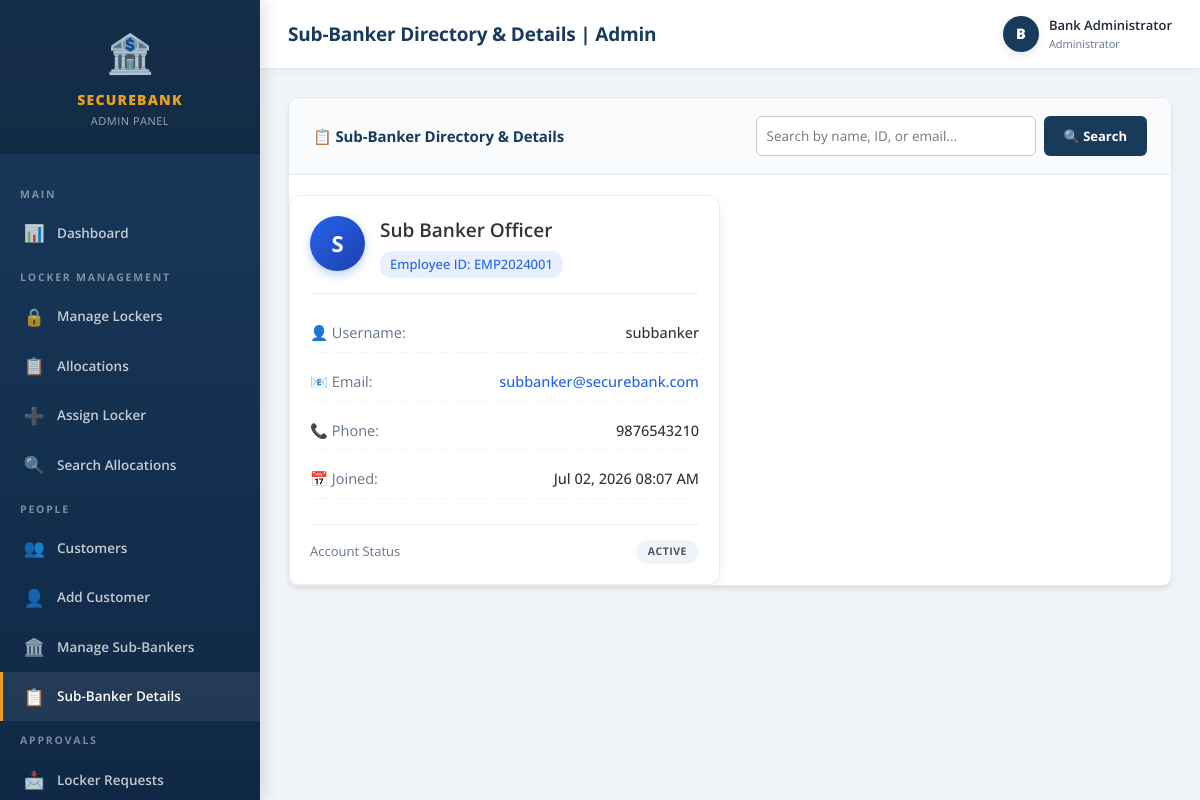
The app's page /admin/sub_banker_list.php (signed in) with its own data.
### tables this page shows
CREATE TABLE IF NOT EXISTS sub_banker (
    id INT AUTO_INCREMENT PRIMARY KEY,
    username VARCHAR(50) NOT NULL UNIQUE,
    password VARCHAR(255) NOT NULL,
    full_name VARCHAR(100) NOT NULL,
    employee_id VARCHAR(20) NOT NULL UNIQUE,
    email VARCHAR(100) NOT NULL UNIQUE,
    phone VARCHAR(15) NOT NULL,
    status ENUM('active', 'inactive') DEFAULT 'active',
    created_at TIMESTAMP DEFAULT CURRENT_TIMESTAMP
);

### admin/sub_banker_list.php (the view, shortened to what this page needs)
<?php
require_once '../includes/header_admin.php';
$conn = getDBConnection();
$search = trim($_GET['q'] ?? '');
$sql = "SELECT * FROM sub_banker";
$sql .= " ORDER BY created_at DESC";
$bankers = $conn->query($sql);
?>
<div class="card">
  <div class="card-header" style="display:flex;justify-content:space-between;align-items:center;flex-wrap:wrap;gap:15px;">
    <h3>📋 Sub-Banker Directory & Details</h3>
    <form method="GET" style="display:flex;gap:8px;">
      <input type="text" name="q" class="form-control" placeholder="Search by name, ID, or email..." value="<?= htmlspecialchars($search) ?>" style="width:280px; padding: 10px; border-radius: 6px; border: 1px solid #ccc;">
      <button type="submit" class="btn btn-primary" style="padding: 10px 20px;">🔍 Search</button>
    </form>
  </div>
  <div class="sb-grid">
    <?php if($bankers->num_rows > 0): ?>
        <?php while($sb = $bankers->fetch_assoc()): ?>
            <div class="sb-card">
                <div class="sb-card-header">
                    <div class="sb-avatar"><?= strtoupper(substr($sb['full_name'], 0, 1)) ?></div>
                    <div class="sb-info">
                        <h4 class="sb-name"><?= htmlspecialchars($sb['full_name']) ?></h4>
                        <div class="sb-id">Employee ID: <?= htmlspecialchars($sb['employee_id']) ?></div>
                    </div>
                </div>
                <div class="sb-detail-row">
                    <span class="sb-detail-label">👤 Username:</span>
                    <span class="sb-detail-val"><?= htmlspecialchars($sb['username']) ?></span>
                </div>
                <div class="sb-detail-row">
                    <span class="sb-detail-label">📧 Email:</span>
                    <span class="sb-detail-val"><a href="mailto:<?= htmlspecialchars($sb['email']) ?>"><?= htmlspecialchars($sb['email']) ?></a></span>
                </div>
                <div class="sb-detail-row">
                    <span class="sb-detail-label">📞 Phone:</span>
                    <span class="sb-detail-val"><?= htmlspecialchars($sb['phone']) ?></span>
                </div>
                <div class="sb-detail-row">
                    <span class="sb-detail-label">📅 Joined:</span>
                    <span class="sb-detail-val"><?= date('M d, Y h:i A', strtotime($sb['created_at'])) ?></span>
                </div>
                <div class="sb-status">
                    <span style="font-size:13px; color:#64748b;">Account Status</span>
                    <?= getStatusBadge($sb['status']) ?>
                </div>
            </div>
        <?php endwhile; ?>
    <?php else: ?>
        <p style="text-align:center; padding: 30px; color:#64748b; grid-column: 1/-1; font-size: 16px;">No sub-bankers found matching your criteria.</p>
    <?php endif; ?>
  </div>
</div>
<?php
require_once '../includes/footer_admin.php';
?>

### includes/functions.php (shortened to what this page needs)
<?php
function getStatusBadge($status) {
    $badges = [
        'available'  => '<span class="badge badge-success">Available</span>',
        'allocated'  => '<span class="badge badge-danger">Allocated</span>',
        'maintenance'=> '<span class="badge badge-warning">Maintenance</span>',
        'active'     => '<span class="badge badge-success">Active</span>',
        'inactive'   => '<span class="badge badge-secondary">Inactive</span>',
        'paid'       => '<span class="badge badge-success">Paid</span>',
        'pending'    => '<span class="badge badge-warning">Pending</span>',
        'overdue'    => '<span class="badge badge-danger">Overdue</span>',
        'surrendered'=> '<span class="badge badge-secondary">Surrendered</span>',
        'approved'   => '<span class="badge badge-success">Approved</span>',
        'rejected'   => '<span class="badge badge-danger">Rejected</span>',
        'unread'     => '<span class="badge badge-warning">Unread</span>',
        'read'       => '<span class="badge badge-secondary">Read</span>',
        'replied'    => '<span class="badge badge-success">Replied</span>',
    ];
    return $badges[$status] ?? '<span class="badge badge-secondary">' . ucfirst($status) . '</span>';
}
?>

### css/style.css (style rules this page uses)
:root { --primary: #1a3a5c; --primary-light: #2563a8; --primary-dark: #0f2845; --accent: #e8a020; --accent-hover: #d97706; --gold: #c8a84b; --success: #16a34a; --danger: #dc2626; --warning: #d97706; --secondary: #64748b; --bg: #f1f5f9; --white: #ffffff; --border: #e2e8f0; --text: #1e293b; --text-muted: #64748b; --shadow: 0 4px 6px -1px rgba(0, 0, 0, 0.1); --shadow-lg: 0 10px 25px -3px rgba(0, 0, 0, 0.15); --radius: 10px; --teal: #0d9488; --teal-light: #14b8a6; --teal-dark: #0f766e; }
* { margin: 0; padding: 0; box-sizing: border-box; }
body { font-family: 'Open Sans', sans-serif; background: var(--bg); color: var(--text); font-size: 14px; line-height: 1.5; -webkit-font-smoothing: antialiased; }
.card { background: var(--white); border-radius: var(--radius); box-shadow: var(--shadow); border: 1px solid var(--border); overflow: hidden; margin-bottom: 24px; }
.card-header { padding: 18px 24px; border-bottom: 1px solid var(--border); display: flex; align-items: center; justify-content: space-between; background: #fafbfc; }
.card-header h3 { font-size: 15px; font-weight: 700; color: var(--primary); letter-spacing: -0.1px; }
.form-control { width: 100%; padding: 11px 15px; border: 1.5px solid var(--border); border-radius: 6px; font-size: 13.5px; font-family: inherit; background: var(--white); color: var(--text); transition: border-color 0.2s, box-shadow 0.2s; outline: none; }
.btn { display: inline-flex; align-items: center; gap: 6px; padding: 10px 20px; border-radius: 6px; border: none; font-size: 13px; font-weight: 700; cursor: pointer; text-decoration: none; transition: all 0.25s ease; font-family: inherit; white-space: nowrap; }
.btn-primary { background: var(--primary); color: white; }
.badge { display: inline-block; padding: 4px 12px; border-radius: 50px; font-size: 10.5px; font-weight: 700; text-transform: uppercase; letter-spacing: 0.5px; }
.badge-secondary { background: #f1f5f9; color: #475569; }

### admin/sub_banker_list.php (style rules this page uses)
.sb-grid { display: grid; grid-template-columns: repeat(auto-fill, minmax(320px, 1fr)); gap: 20px; margin-top: 20px; }
.sb-card { background: var(--surface-color, #fff); border-radius: 12px; padding: 20px; box-shadow: 0 4px 15px rgba(0,0,0,0.05); border: 1px solid var(--border-color, #eee); display: flex; flex-direction: column; gap: 10px; transition: transform 0.2s ease, box-shadow 0.2s ease; }
.sb-card-header { display: flex; justify-content: space-between; align-items: flex-start; border-bottom: 1px solid var(--border-color, #eee); padding-bottom: 15px; margin-bottom: 10px; }
.sb-avatar { width: 55px; height: 55px; background: linear-gradient(135deg, var(--primary-color, #2563eb), #1e40af); color: white; border-radius: 50%; display: flex; align-items: center; justify-content: center; font-size: 22px; font-weight: bold; box-shadow: 0 4px 10px rgba(37, 99, 235, 0.3); }
.sb-info { flex: 1; margin-left: 15px; }
.sb-name { font-size: 19px; font-weight: 600; margin: 0; color: var(--text-color, #333); }
.sb-id { font-size: 13px; color: var(--primary-color, #2563eb); background: rgba(37, 99, 235, 0.1); padding: 4px 10px; border-radius: 12px; display: inline-block; margin-top: 6px; font-weight: 500; }
.sb-detail-row { display: flex; justify-content: space-between; font-size: 14.5px; padding: 8px 0; border-bottom: 1px dashed rgba(0,0,0,0.05); }
.sb-detail-label { color: #64748b; display: flex; align-items: center; gap: 8px; }
.sb-detail-val { font-weight: 500; color: var(--text-color, #333); text-align: right; }
.sb-detail-val a { color: var(--primary-color, #2563eb); text-decoration: none; }
.sb-status { text-align: right; margin-top: 15px; padding-top: 15px; border-top: 1px solid var(--border-color, #eee); display: flex; justify-content: space-between; align-items: center; }

### records on screen
sub_banker: full_name "S", full_name "Sub Banker Officer", employee "EMP2024001", username "subbanker", email "subbanker@securebank.com", phone "9876543210", created_at "Jul 02, 2026 08:07 AM", status "ACTIVE"

### other values on screen
$page_title "Sub-Banker Directory & Details | Admin"
substr($_SESSION['admin_name']??'A',0,1) "B"
$_SESSION['admin_name'] "Bank Administrator"
